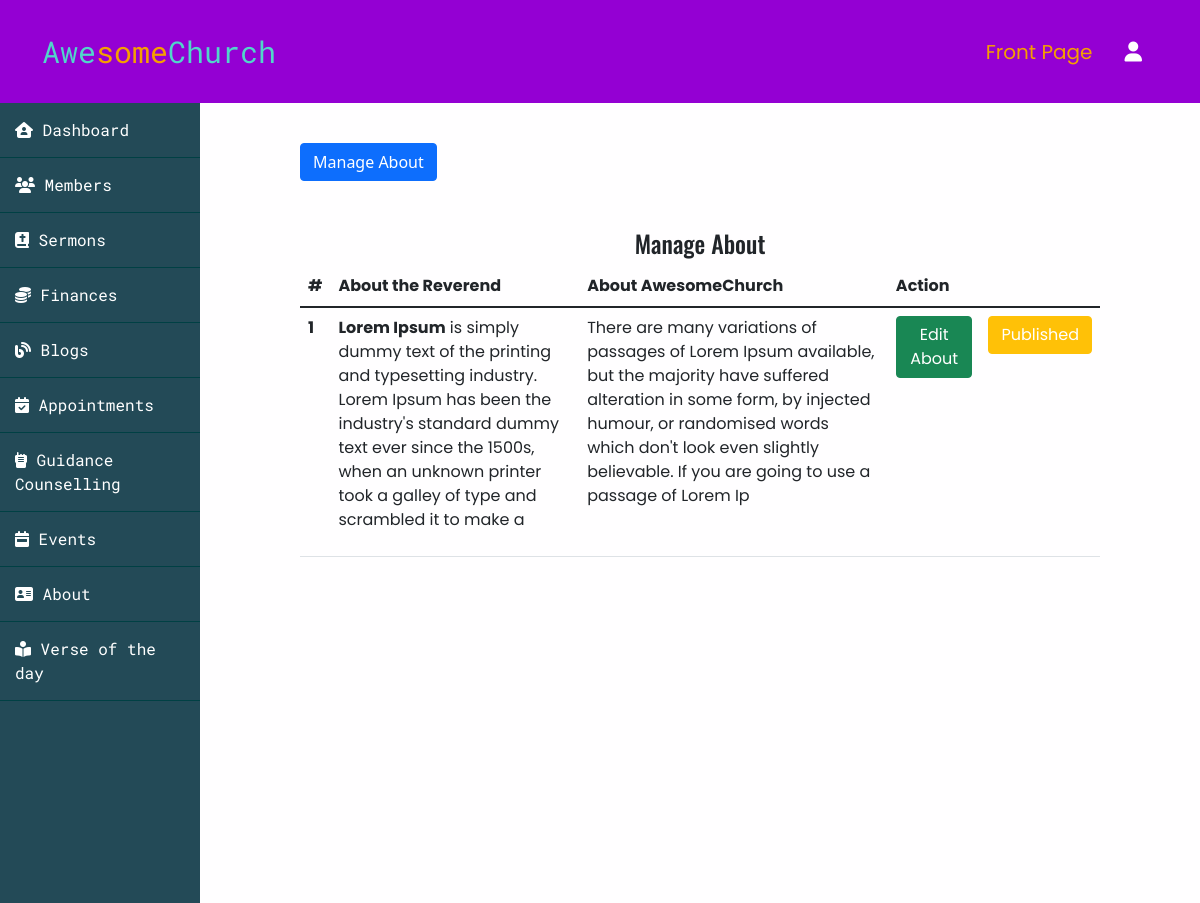
Screenshot of /admin/about/index.php with the database file from the repository.
### tables this page shows
CREATE TABLE `about` (
  `id` int(255) NOT NULL,
  `admin_id` int(255) NOT NULL,
  `rev_image` varchar(255) NOT NULL,
  `about_rev` varchar(255) NOT NULL,
  `church_image` varchar(255) NOT NULL,
  `about_church` varchar(255) NOT NULL,
  `publish` tinyint(4) NOT NULL
);

### app/controllers/about.php (called while the page is built, shortened)
<?php
    include(ROOT_PATH . "/app/database/db.php");
    $table = 'about';
    $about_data = selectAll($table);

### app/database/db.php (called while the page is built, shortened)
<?php
    require("connect.php");
    function selectAll($table, $conditions = []){
        global $conn;
        $sql = "SELECT * FROM $table";
        if(empty($conditions)){
            $stmt = $conn->prepare($sql);
            $stmt->execute();
            $records = $stmt->get_result()->fetch_all(MYSQLI_ASSOC);
            return $records;
        }
    }

### admin/about/index.php (the view, shortened to what this page needs)
<?php
    include(ROOT_PATH . "/app/controllers/about.php");
?>
<!DOCTYPE html>
<html lang="en">
<head>
    <link href="https://cdn.jsdelivr.net/npm/bootstrap@5.1.3/dist/css/bootstrap.min.css" rel="stylesheet">
    <link rel="stylesheet" href="https://cdnjs.cloudflare.com/ajax/libs/font-awesome/6.1.0/css/all.min.css" />
    <link rel="stylesheet" href="https://cdnjs.cloudflare.com/ajax/libs/OwlCarousel2/2.3.4/assets/owl.carousel.min.css" />
    <link rel="stylesheet" href="https://cdnjs.cloudflare.com/ajax/libs/OwlCarousel2/2.3.4/assets/owl.theme.default.min.css" />
    <link rel="stylesheet" href="<?php echo BASE_URL . "/assets/css/index.css" ?>">
    <link rel="stylesheet" href="<?php echo BASE_URL . "/assets/css/admin.css" ?>">
</head>
<body>
    <?php
        include(ROOT_PATH . '/app/includes/adminHeader.php');
    ?>
    <section class="admin-main-content">
        <?php
            include(ROOT_PATH . '/app/includes/innerAdminSideBarLinks.php');
        ?>
        <div class="admin-mainbar">
            <span><a href="<?php echo BASE_URL . "/admin/about/index.php" ?>" class="btn btn-primary">Manage About</a></span>
            <div class="py-5">
                <h4 class="font-oswald text-center">Manage About</h4>
                <table class="table pt-3 font-poppins">
                    <thead>
                        <tr>
                            <th scope="col">#</th>
                            <th scope="col">About the Reverend</th>
                            <th scope="col">About AwesomeChurch</th>
                            <th scope="col" colspan="3">Action</th>
                        </tr>
                    </thead>
                    <tbody>
                        <?php foreach($about_data as $key => $about): ?>
                            <tr>
                                <th scope="row"><?php echo $key + 1 ?></th>
                                <td><?php echo $about['about_rev'] ?></td>
                                <td><?php echo $about['about_church'] ?></P></td>
                                <td><a href="editAbout.php?id=<?php echo $about['id'] ?>" class="btn btn-success text-white">Edit About</a></td>
                                <?php if($about['publish']): ?>
                                    <td><a href="index.php?publish=0&p_id=<?php echo $about['id'] ?>" class="btn btn-warning text-white">Published</a></td>
                                <?php else: ?>
                                    <td><a href="index.php?publish=1&p_id=<?php echo $about['id'] ?>" class="btn btn-info text-white">Pending</a></td>
                                <?php endif; ?>
                            </tr>
                        <?php endforeach; ?>
                    </tbody>
                </table>
            </div>
        </div>
    </section>
</body>
</html>

### assets/css/index.css (style rules this page uses)
.font-oswald { font-family: 'Oswald', sans-serif; }
.font-poppins { font-family: 'Poppins', sans-serif; }
html, body { height: 100%; padding: 0px; margin: 0px; background: #fffeff; box-sizing: border-box; }

### assets/css/admin.css (style rules this page uses)
html, body { padding: 0px; margin: 0px; }
.admin-main-content { display: flex; height: calc(100% - 66px); flex-direction: row; height: 100%; }
.admin-main-content .admin-mainbar { flex: 8; height: auto; padding: 40px 100px 100px; overflow-y: scroll; }

### rows the page displays
about: about_rev "Lorem Ipsum is simply dummy text of the printing and typesetting industry. Lorem Ipsum has been the industry's standard dummy text ever since the 1500s, when an unknown printer took a galley of type and scrambled it to make a", about_church "There are many variations of passages of Lorem Ipsum available, but the majority have suffered alteration in some form, by injected humour, or randomised words which don't look even slightly believable. If you are going to use a passage of Lorem Ip"
